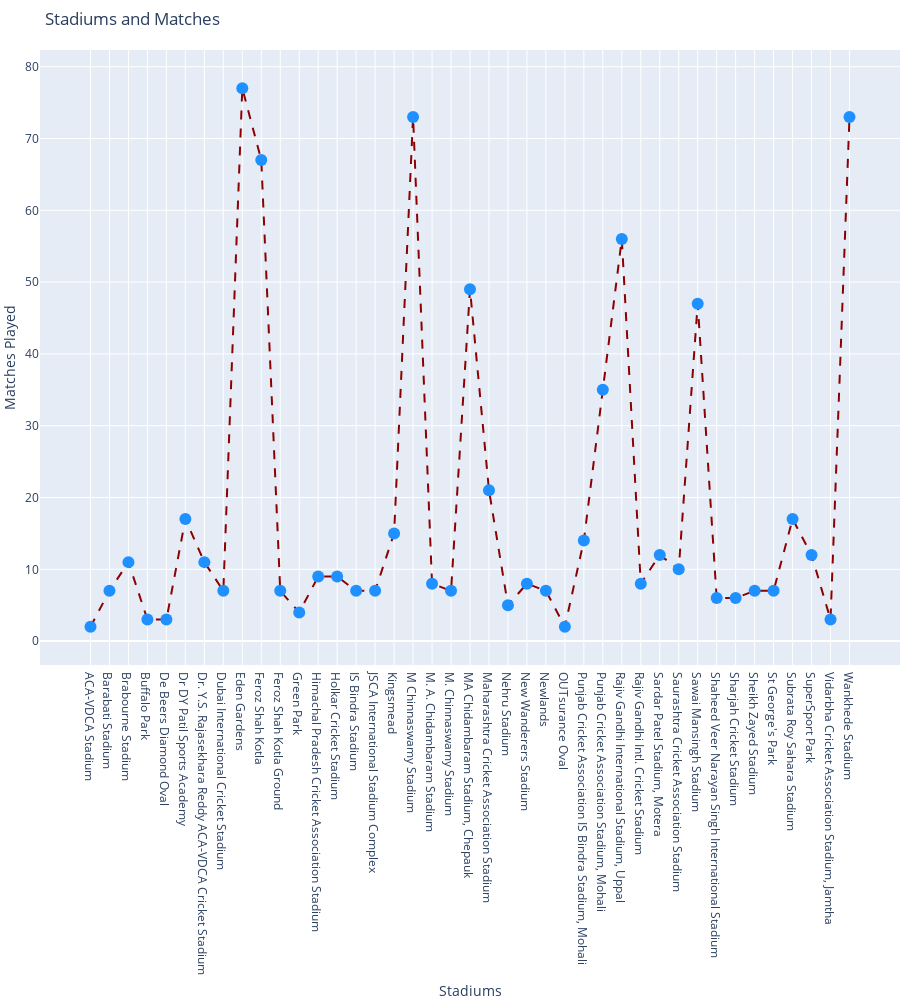

The notebook cell saved with this chart:
### Markdown cell above
### 4.2.B Alternative Method for number of matches in each stadium

### Code cell
venue_dm=dm.groupby('venue').count()[['id']].reset_index()

data = [{"x": venue_dm['venue'] ,"y": venue_dm['id'], 
          "marker": {"color": "dodgerblue", "size": 12},
         "line": {"color": "darkred","width" : 2,"dash" : 'dash'},
          "mode": "markers+lines", "name": "Women", "type": "scatter"}]

layout = {"title": "Stadiums and Matches", 
          "xaxis": {"title": "Stadiums", }, 
          "yaxis": {"title": "Matches Played"},
          "autosize":False,"width":900,"height":1000,
          "margin": go.layout.Margin(l=34, r=0,b=100,t=50,pad=0)}

fig = go.Figure(data=data, layout=layout)
iplot(fig)

### Figure 1 — Plotly figure (JSON) as saved in the notebook; plotly's stock layout.template omitted (floating-point values rounded to 4 significant figures)
{"data": [{"line": {"color": "darkred", "dash": "dash", "width": 2}, "marker": {"color": "dodgerblue", "size": 12}, "mode": "markers+lines", "name": "Women", "type": "scatter", "x": ["ACA-VDCA Stadium", "Barabati Stadium", "Brabourne Stadium", "Buffalo Park", "De Beers Diamond Oval", "Dr DY Patil Sports Academy", "Dr. Y.S. Rajasekhara Reddy ACA-VDCA Cricket Stadium", "Dubai International Cricket Stadium", "Eden Gardens", "Feroz Shah Kotla", "Feroz Shah Kotla Ground", "Green Park", "Himachal Pradesh Cricket Association Stadium", "Holkar Cricket Stadium", "IS Bindra Stadium", "JSCA International Stadium Complex", "Kingsmead", "M Chinnaswamy Stadium", "M. A. Chidambaram Stadium", "M. Chinnaswamy Stadium", "MA Chidambaram Stadium, Chepauk", "Maharashtra Cricket Association Stadium", "Nehru Stadium", "New Wanderers Stadium", "Newlands", "OUTsurance Oval", "Punjab Cricket Association IS Bindra Stadium, Mohali", "Punjab Cricket Association Stadium, Mohali", "Rajiv Gandhi International Stadium, Uppal", "Rajiv Gandhi Intl. Cricket Stadium", "Sardar Patel Stadium, Motera", "Saurashtra Cricket Association Stadium", "Sawai Mansingh Stadium", "Shaheed Veer Narayan Singh International Stadium", "Sharjah Cricket Stadium", "Sheikh Zayed Stadium", "St George's Park", "Subrata Roy Sahara Stadium", "SuperSport Park", "Vidarbha Cricket Association Stadium, Jamtha", "Wankhede Stadium"], "y": [2, 7, 11, 3, 3, 17, 11, 7, 77, 67, 7, 4, 9, 9, 7, 7, 15, 73, 8, 7, 49, 21, 5, 8, 7, 2, 14, 35, 56, 8, 12, 10, 47, 6, 6, 7, 7, 17, 12, 3, 73]}], "layout": {"autosize": false, "height": 1000, "margin": {"b": 100, "l": 34, "pad": 0, "r": 0, "t": 50}, "title": {"text": "Stadiums and Matches"}, "width": 900, "xaxis": {"title": {"text": "Stadiums"}}, "yaxis": {"title": {"text": "Matches Played"}}}}
